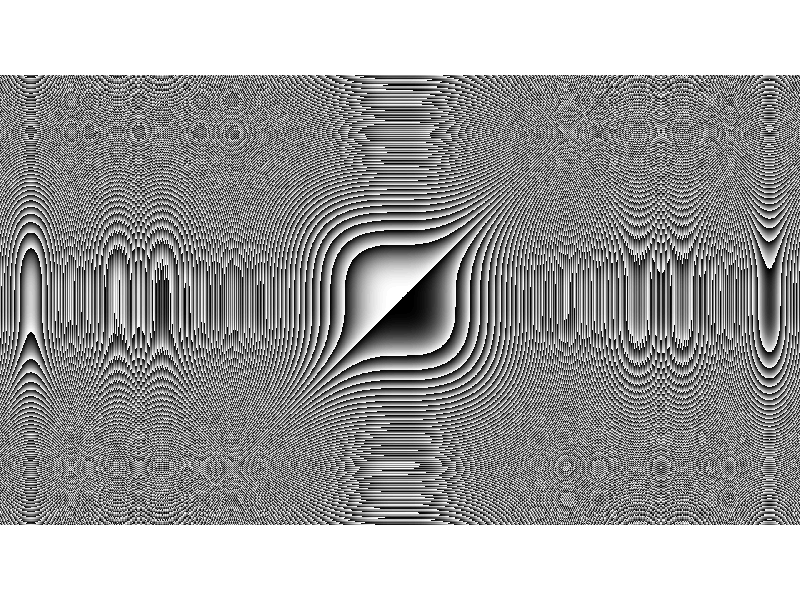

MATLAB code to generate this figure:
clear all; close all;clc
%Initializing Hologram Matrices
H=1920; V=1080;%%Number of Horizontal and Vertical pixels             
x=-H/2:1:(H/2-1);y=-V/2:1:(V/2-1);
x=x*20e-3;%%Scales the hologram in the V direction
y=y*20e-3;%%Scales the hologran in the H direction
[X,Y]=meshgrid(x, y);                                                  
A= (X.^3+Y.^3)/3;
nx=100;ny=100;%%Number of horizontal and vertical grooves
gx=nx/H; gy=ny/V;
H=mod(A,2*pi);
%%%%%% Grayscale normalization from [0, 2Pi]to [0 255]
SLM=H/max(H(:))*255;
fig=figure(1);
imagesc(SLM)
colormap gray
axis image
%set(fig,'Position',[1920 0 1920 1080],'MenuBar','none','ToolBar','none','resize','off');%fullscreen SLM
set(gca,'position',[0 0 1 1],'Visible','off')
axis off;


